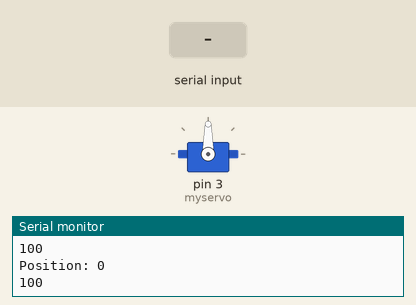
Bench run of a sketch on a simulated Arduino Uno, built with avr-gcc and run on an emulated ATmega328P. Shown: servo, the last lines printed to the serial monitor. The inputs (shaded band) are chosen by the test bench.

Above: at 1.2 s.
1.3 s: "90,45\n" received over Serial
At 1.45 s:
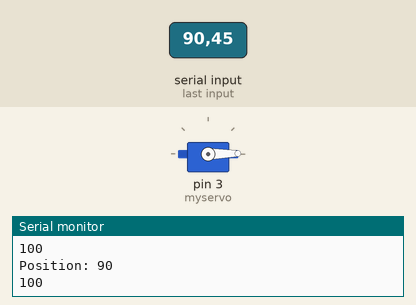
At 3.35 s:
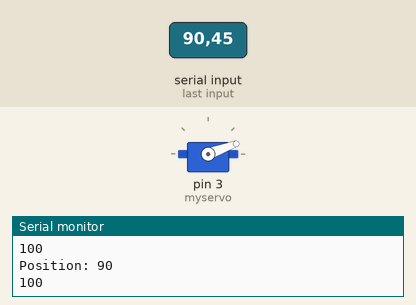
Timing chart, 0 to 16.3 s (numbered marks = the images above; inputs shaded):
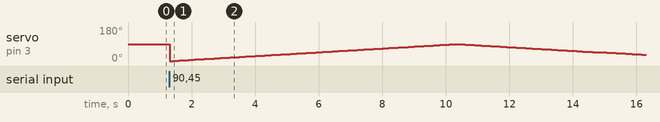

The sketch:

servo_sweep_example.ino
```cpp
#include <Servo.h>

Servo myservo;  // create servo object to control a servo

int incomingByte = 0;
int currentPosition; // This is the position of the servo (in deg)
int positionRequest; // stores request from serial monitor

void setup() {
  myservo.attach(3);  // attaches the servo on pin 3 to the servo object
  Serial.begin(9600); // Begin Serial communication with a baud rate of 9600
  Serial.setTimeout(50); //Makes Serial.parseInt() much faster (default is 1000)
}

void loop() {
  if (Serial.available() > 0) {
    // read the incoming ASCII as integer:
    positionRequest = Serial.parseInt();

  }
  Serial.print("Position: ");
  Serial.println(positionRequest);
  Moveto(positionRequest,90);
  delay(100);
}

void Moveto(int deg, int rate){
  int SpeedToDelay = map(rate, 0,100,1000,0); // User inputs speed as value from 0 - 10 (slowest - fastest
  // This is then mapped to a delay() in ms between 50 - 0 (slowest - fastest
  Serial.println(SpeedToDelay);
  if (deg > currentPosition){
    for(int pos = currentPosition; pos < deg; pos += 1){
      myservo.write(pos);
      currentPosition = pos;
      delay(SpeedToDelay);
    }
  }
  else if (deg < currentPosition){
    for(int pos = currentPosition; pos > deg; pos -= 1){
      myservo.write(pos);
      currentPosition = pos;
      delay(SpeedToDelay);
    }
  }
}
```

Measured:
- after the input at 1.3 s, servo on pin 3 (myservo): 90° → 0° at once, → 1° 0.10 s later, → 2° 0.10 s later, → 3° 0.10 s later, … (146 changes in this stretch)
